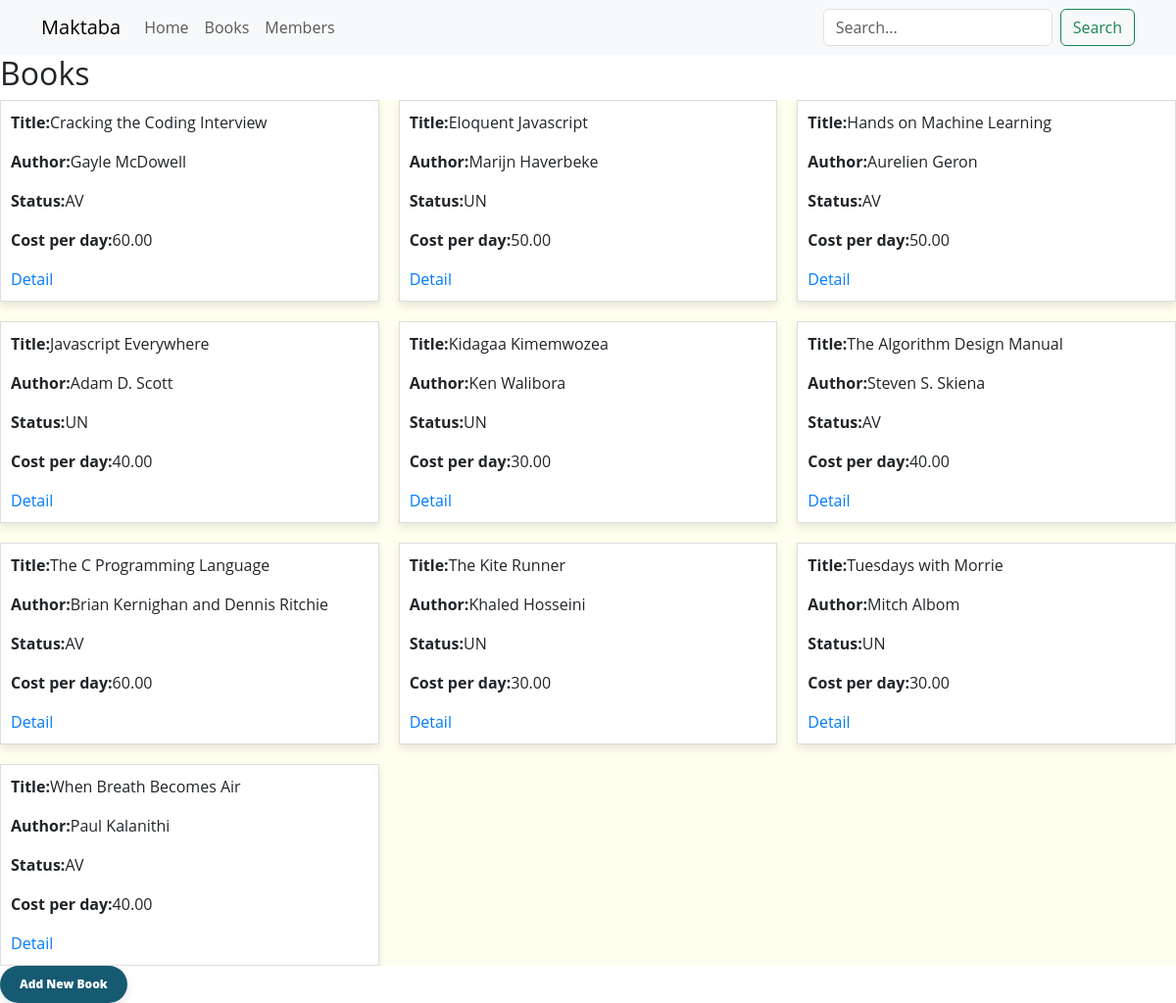
The app's page /all_books/, older data.
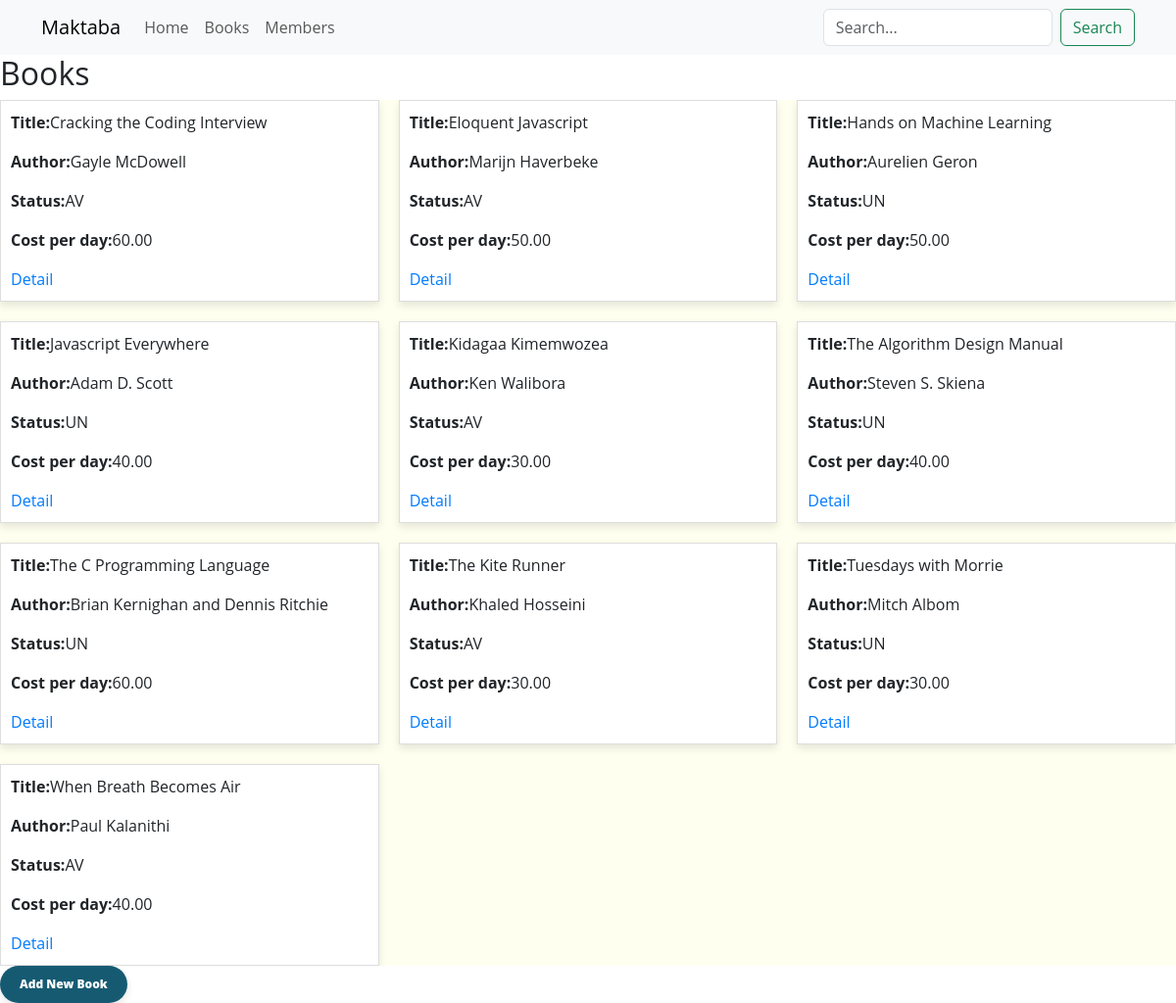
The same page, newer data.
### soma/models.py (models this page shows, shortened)
class Book(models.Model):
    class BookStatus(models.TextChoices):
        AVAILABLE = "AV", _("Available")
        UNAVAILABLE = "UN", _("Unavailable")
    book_id = models.UUIDField(primary_key=True, default=uuid.uuid4)
    title = models.CharField(max_length=200)
    author = models.CharField(max_length=200)
    isbn = models.CharField(max_length=200)
    year = models.IntegerField()
    genre = models.CharField(max_length=80)
    summary = models.TextField()
    date_added = models.DateTimeField(auto_now_add=True)
    date_updated = models.DateTimeField(auto_now=True)
    status = models.CharField(
            max_length=2,
            choices=BookStatus.choices,
            default=BookStatus.AVAILABLE,
            )
    cost = models.DecimalField(max_digits=5, decimal_places=2, default=0.00)
    borrower = models.ForeignKey(
            Member,
            on_delete=models.SET_NULL,
            null=True,
            blank=True
            )
    class Meta:
        ordering = ['title']

### soma/views.py (the view)
class BookListView(ListView):
    model = Book
    template_name = 'soma/book_list.html'

### soma/templates/soma/book_list.html
{% extends 'soma/base.html' %}
{% block content %}
	<h2>Books</h2>
	<div class="book-container">
		{% for book in object_list %}
			<div class="book-card">
				<p><strong>Title:</strong>{{ book.title }}</p>
				<p><strong>Author:</strong>{{ book.author }}</p>
				<p><strong>Status:</strong>{{ book.status }}</p>
				<p><strong>Cost per day:</strong>{{ book.cost }}</p>
				<a href="{% url 'soma:book_detail' book.pk %}">Detail</a>
			</div>
		{% endfor %}
	</div>
	<div>
		<a href="{% url 'soma:book_upload' %}"><button class="button">Add New Book</button></a>
	</div>
{% endblock content %}

### soma/templates/soma/base.html (shortened to what this page needs)
{% load static %}
{% load bootstrap5 %}
<!DOCTYPE html>
<html lang="en">
<head>
    {% bootstrap_css %}
    <link rel="stylesheet" href="{% static 'styles.css' %}"/>
</head>
<body>
<header class="header">
    <nav class="navbar navbar-expand-lg navbar-light bg-light">
        <div class="container">
            <a class="navbar-brand" href="{% url 'soma:home' %}">Maktaba</a>
            <div class="collapse navbar-collapse" id="navbarSupportedContent">
                <ul class="navbar-nav me-auto mb-2 mb-lg-0">
                    <li class="nav-item">
                        <a class="nav-link" href="{% url 'soma:home' %}">Home</a>
                    </li>
                    <li class="nav-item">
                        <a class="nav-link" href="{% url 'soma:all_books' %}">Books</a>
                    </li>
                    <li class="nav-item">
                        <a class="nav-link" href="{% url 'soma:all_members' %}">Members</a>
                    </li>
                </ul>
                <form class="d-flex" method="GET" action="{% url 'soma:search_results' %}">
                    <input class="form-control me-2" type="search" placeholder="Search..." name="q" required>
                    <button class="btn btn-outline-success" type="submit">Search</button>
                </form>
            </div>
        </div>
    </nav>
</header>
<div>
    {% block content %}{% endblock %}
</div>
</body>
</html>

### static/soma/styles.css (style rules this page uses)
* { margin: 0; padding: 0; box-sizing: border-box; }
body { font-family: 'Open Sans', sans-serif; }
.button { padding: 10px 20px; border: unset; border-radius: 25px; color: #ffffff; z-index: 1; background: #165a72; position: relative; font-weight: 1000; font-size: 12px; box-shadow: 0 4px 8px rgba(0, 0, 0, 0.1); transition: all 250ms; overflow: hidden; }
.button::before { content: ""; position: absolute; top: 0; left: 0; height: 100%; width: 0; border-radius: 25px; background-color: #165a72; z-index: -1; box-shadow: 0 4px 8px rgba(0, 0, 0, 0.1); transition: all 250ms; }
.book-card { border: 1px solid #ddd; padding: 10px; background-color: #fff; box-shadow: 0 4px 8px rgba(0, 0, 0, 0.1); transition: transform 0.3s ease-in-out; cursor: pointer; }
.book-card a { text-decoration: none; color: #007bff; }
.book-card { width: 100%; height: 100%; }
.book-container { display: grid; grid-template-columns: repeat(3, 1fr); grid-gap: 20px; background-color: #fffff0; overflow: hidden; transform: translateY(0); transition: transform 0.3s ease-out; position: relative; }

Row changes from the older to the newer data that the page shows:
changed Book "Eloquent Javascript": status "UN" → "AV"
changed Book "Hands on Machine Learning": status "AV" → "UN"
changed Book "Kidagaa Kimemwozea": status "UN" → "AV"
changed Book "The Algorithm Design Manual": status "AV" → "UN"
changed Book "The C Programming Language": status "AV" → "UN"
changed Book "The Kite Runner": status "UN" → "AV"
